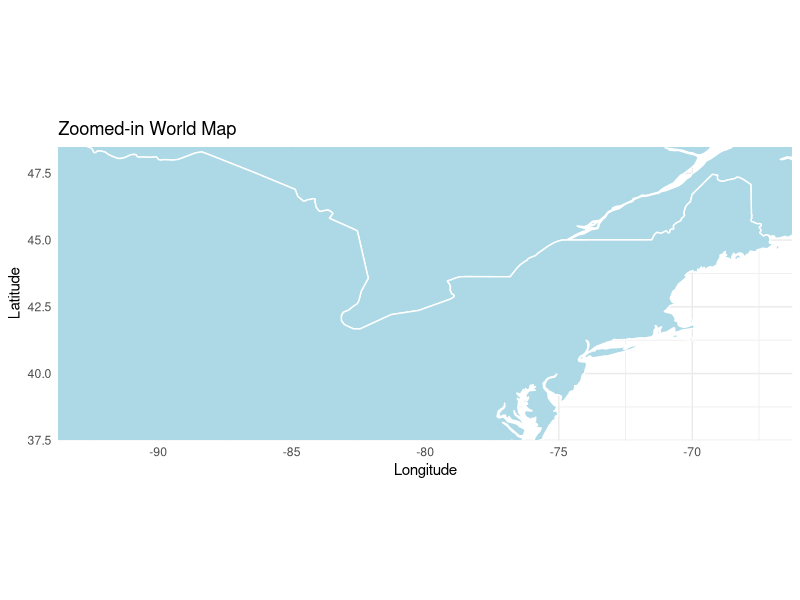

Write the R code that produced this figure.
# Load the necessary libraries
library(ggplot2)
library(maps)

# Define the boundaries of the map
lon_min <- -92.5
lon_max <- -67.5
lat_min <- 38
lat_max <- 48

# Create the base map
world_map <- map_data("world")

# Plot the map with ggplot2
ggplot() +
  geom_polygon(data = world_map, aes(x = long, y = lat, group = group), fill = "lightblue", color = "white") +
  coord_fixed(xlim = c(lon_min, lon_max), ylim = c(lat_min, lat_max), ratio = 1) +
  labs(title = "Zoomed-in World Map", x = "Longitude", y = "Latitude") +
  theme_minimal()
